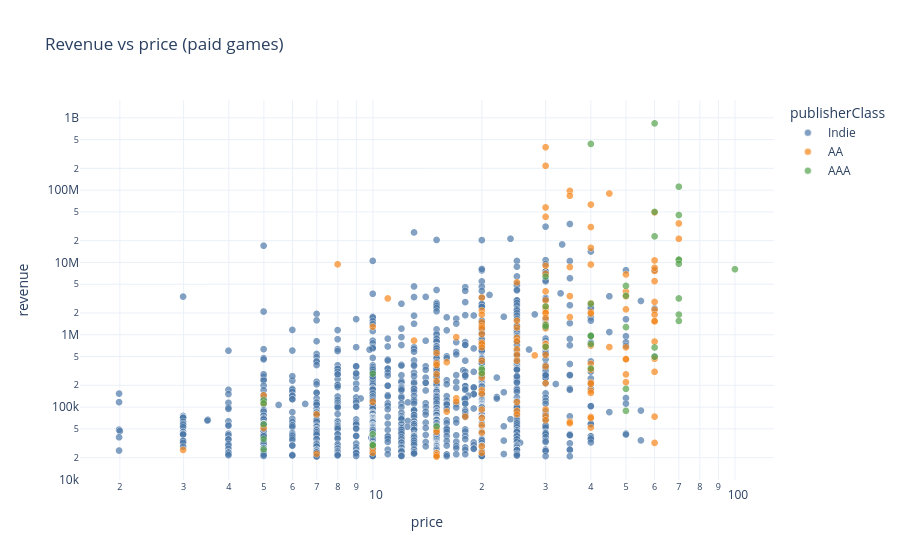

Notebook cell for this chart:
### Markdown cell above
## 5. Interactive scatter (Plotly)

The same figure the dashboard's price/review pages render — kept interactive here so it can be inspected directly in the notebook.

### Code cell
fig = viz.create_interactive_scatter(
    df[df["price"] > 0], x_col="price", y_col="revenue", color_col="publisherClass",
    log_x=True, log_y=True, title="Revenue vs price (paid games)",
)
fig.write_html(str(rs.FIG_DIR / "viz_scatter_price_revenue.html"))
fig.show()

### Figure 1 — Plotly figure (JSON) as saved in the notebook; plotly's stock layout.template omitted (floating-point values rounded to 4 significant figures; data arrays with more than 128 entries replaced by an {"elided": "..."} marker saying what was removed)
{"data": [{"hovertemplate": "<b>%{hovertext}</b><br><br>publisherClass=Indie<br>price=%{x}<br>revenue=%{y}<extra></extra>", "hovertext": {"elided": "1229 str values"}, "legendgroup": "Indie", "marker": {"color": "#4C78A8", "line": {"color": "white", "width": 0.5}, "opacity": 0.7, "size": 7, "symbol": "circle"}, "mode": "markers", "name": "Indie", "showlegend": true, "type": "scattergl", "x": {"elided": "1229 float values"}, "xaxis": "x", "y": {"elided": "1229 float values"}, "yaxis": "y"}, {"hovertemplate": "<b>%{hovertext}</b><br><br>publisherClass=AA<br>price=%{x}<br>revenue=%{y}<extra></extra>", "hovertext": {"elided": "143 str values"}, "legendgroup": "AA", "marker": {"color": "#F58518", "line": {"color": "white", "width": 0.5}, "opacity": 0.7, "size": 7, "symbol": "circle"}, "mode": "markers", "name": "AA", "showlegend": true, "type": "scattergl", "x": {"elided": "143 float values"}, "xaxis": "x", "y": {"elided": "143 float values"}, "yaxis": "y"}, {"hovertemplate": "<b>%{hovertext}</b><br><br>publisherClass=AAA<br>price=%{x}<br>revenue=%{y}<extra></extra>", "hovertext": ["WWE 2K24", "Age of Mythology: Retold", "Senua’s Saga: Hellblade II", "Apollo Justice: Ace Attorney Trilogy", "EA SPORTS™ Madden NFL 25", "Baten Kaitos I & II HD Remaster", "Dungeon Keeper™ 2", "SimCity™ 3000 Unlimited", "SPY×ANYA: Operation Memories", "Millennia", "FOUNDRY", "The Crew Motorfest", "Dungeon Keeper Gold™", "Valiant Hearts: Coming Home", "Anno 1602 History Edition", "Sid Meier's Alpha Centauri™ Planetary Pack", "Anno 1701 History Edition", "Anno 1503 History Edition", "Populous™: The Beginning", "Avatar: Frontiers of Pandora™", "Moonbreaker", "Harry Potter: Quidditch Champions", "Kunitsu-Gami: Path of the Goddess", "Ace Attorney Investigations Collection", "The Elder Scrolls Online: Gold Road", "Prince of Persia The Lost Crown", "Monster Hunter Stories", "Skull and Bones", "The Settlers: New Allies", "Beyond Good & Evil - 20th Anniversary Edition", "Concord™", "The Rogue Prince of Persia", "Tales of Kenzera™: ZAU", "The Saboteur™", "Black Myth: Wukong", "HELLDIVERS™ 2", "Dragon's Dogma 2", "Ghost of Tsushima DIRECTOR'S CUT", "TEKKEN 8", "Horizon Forbidden West™ Complete Edition", "F1® 24", "NBA 2K25", "Suicide Squad: Kill the Justice League"], "legendgroup": "AAA", "marker": {"color": "#54A24B", "line": {"color": "white", "width": 0.5}, "opacity": 0.7, "size": 7, "symbol": "circle"}, "mode": "markers", "name": "AAA", "showlegend": true, "type": "scattergl", "x": [99.99, 29.99, 49.99, 49.99, 69.99, 49.99, 4.99, 4.99, 49.99, 39.99, 29.99, 69.99, 4.99, 14.99, 9.99, 4.99, 9.99, 9.99, 4.99, 69.99, 29.99, 29.99, 49.99, 39.99, 39.99, 39.99, 29.99, 59.99, 59.99, 19.99, 39.99, 19.99, 19.99, 9.99, 59.99, 39.99, 69.99, 59.99, 69.99, 59.99, 69.99, 69.99, 69.99], "xaxis": "x", "y": [8055000.0, 6381000.0, 4748000.0, 3465000.0, 3182000.0, 179000.0, 124300.0, 112700.0, 88880.0, 2689000.0, 2466000.0, 1903000.0, 57920.0, 54180.0, 42330.0, 36160.0, 30240.0, 29630.0, 25990.0, 1554000.0, 1368000.0, 1303000.0, 1277000.0, 977200.0, 960800.0, 743400.0, 684000.0, 667800.0, 498500.0, 343600.0, 342300.0, 328900.0, 292000.0, 290200.0, 837800000.0, 435600000.0, 111500000.0, 49950000.0, 45290000.0, 22960000.0, 11000000.0, 10820000.0, 9602000.0], "yaxis": "y"}], "layout": {"legend": {"title": {"text": "publisherClass"}, "tracegroupgap": 0}, "title": {"text": "Revenue vs price (paid games)"}, "xaxis": {"anchor": "y", "domain": [0, 1], "title": {"text": "price"}, "type": "log"}, "yaxis": {"anchor": "x", "domain": [0, 1], "title": {"text": "revenue"}, "type": "log"}}}
